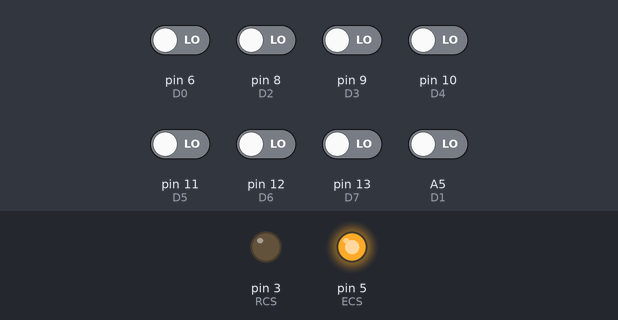
This sketch was run on a simulated Arduino Uno, built with avr-gcc and run on an emulated ATmega328P. Parts: output pins drawn as LEDs (lit = HIGH). Inputs (shaded band) come from the test bench; at power-on: A5 (D1), pin 6 (D0), pin 8 (D2), pin 9 (D3), pin 10 (D4), pin 11 (D5), pin 12 (D6), pin 13 (D7) LOW. Pins used as bus, display or sensor lines are not drawn; what the sketch prints to the serial monitor is not drawn.

Above: at 0.1 s.
At 1.3 s:
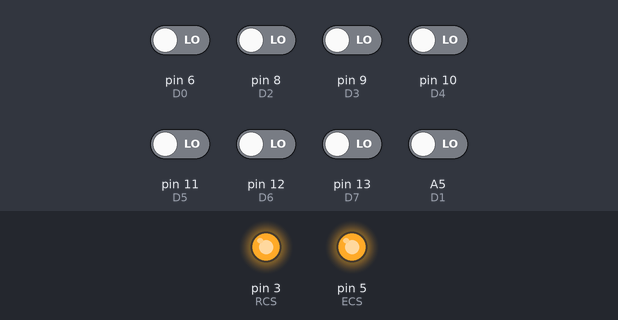
Timing chart, 0 to 2.8 s (numbered marks = the images above):
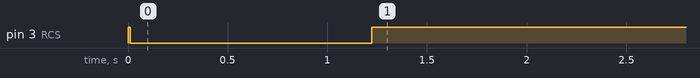

The sketch:

3ds.ino
```cpp
#include "stdio.h"
using namespace std;
#include "string.h"

const int CLK = 2;
const int RCS = 3;
const int RST = 4;
const int ECS = 5;
const int D0 = 6;
const int D1 = A5;
const int D2 = 8;
const int D3 = 9;
const int D4 = 10;  // HOLD
const int D5 = 11;  // WP
const int D6 = 12;  // SO
const int D7 = 13;  // SI
const byte resetcomm[] = {0x9F, 0x00, 0x00, 0x00, 0x00, 0x00, 0x00, 0x00};
const byte identcomm[] = {0x71, 0xC9, 0x3F, 0xE9, 0xBB, 0x0A, 0x3B, 0x18};
const byte idonecomm[] = {0x90, 0x00, 0x00, 0x00, 0x00, 0x00, 0x00, 0x00};
const byte idtwocomm[] = {0xA0, 0x00, 0x00, 0x00, 0x00, 0x00, 0x00, 0x00};
const byte switccomm[] = {0x3E, 0x00, 0x00, 0x00, 0x00, 0x00, 0x00, 0x00};
const byte headrcomm[] = {0x82, 0x00, 0x00, 0x00, 0x00, 0x00, 0x00, 0x00, 0x00, 0x00, 0x00, 0x00, 0x00, 0x00, 0x00, 0x00};

void setup() {
  pinMode(CLK, OUTPUT);
  pinMode(RCS, OUTPUT);
  digitalWrite(RCS, HIGH);
  pinMode(RST, OUTPUT);
  digitalWrite(RST, LOW);
  pinMode(ECS, OUTPUT);
  Serial.begin(250000);


  digitalWrite(CLK, LOW);
  digitalWrite(ECS, HIGH);
  // setByte(0xFF);
  digitalWrite(RST, LOW);
  delay(10);
  digitalWrite(RST, HIGH);

   Serial.println("Reset: ");
  writeCycle8(resetcomm, 0x2000);
  writeCycle8(identcomm, 0x0000);
    Serial.println("\nID1: ");
  writeCycle8(idonecomm, 0x0004);
    Serial.println("\nID1: ");
  writeCycle8(idonecomm, 0x0004);
    Serial.println("\nID2: ");
  writeCycle8(idtwocomm, 0x0004);
  writeCycle8(switccomm, 0x0000);
    Serial.println("\nHeader: ");
  writeCycle16(headrcomm, 0x0200);

  const byte encrekeycomm[] = {0x32, 0xC8, 0x5E, 0x27, 0xDD, 0x9B, 0x2A, 0xF1, 0x18, 0x41, 0x6F, 0x53, 0xED, 0x2C, 0xE1, 0x56};
  const byte encid1comm[] = {0xF8, 0x1C, 0x18, 0x84, 0x1A, 0x3A, 0x75, 0xB2, 0x08, 0x8C, 0x5F, 0xEA, 0xBD, 0xA4, 0x83, 0x0E};

  writeCycle16(encrekeycomm, 0x0000);

    Serial.println("\nID1 Enc: ");
    setByte(0);
    byte buf[512];
    printBytes(buf, 100);

}

void writeCycle8(byte value[8], int length){
  setOut();
  digitalWrite(RCS, LOW);  // 04 06 07 0F 1F
  sendByte(value[0]);
  sendByte(value[1]);
  sendByte(value[2]);
  sendByte(value[3]);
  sendByte(value[4]);
  sendByte(value[5]);
  sendByte(value[6]);
  sendByte(value[7]);

  if(length != 0){
  setIn();
  // digitalWrite(CLK, HIGH);
    byte buf[512];
    printBytes(buf, length);
  }
  digitalWrite(RCS, HIGH);  // 04 06 07 0F 1F

}
void writeCycle16(byte value[16], int length){
  setOut();
  digitalWrite(RCS, LOW);  // 04 06 07 0F 1F
  sendByte(value[0]);
  sendByte(value[1]);
  sendByte(value[2]);
  sendByte(value[3]);
  sendByte(value[4]);
  sendByte(value[5]);
  sendByte(value[6]);
  sendByte(value[7]);
  sendByte(value[8]);
  sendByte(value[9]);
  sendByte(value[10]);
  sendByte(value[11]);
  sendByte(value[12]);
  sendByte(value[13]);
  sendByte(value[14]);
  sendByte(value[15]);

  if(length != 0){
  setIn();
    byte buf[512];
    printBytes(buf, length);
  // digitalWrite(CLK, HIGH);
  }
  digitalWrite(RCS, HIGH);  // 04 06 07 0F 1F

}

void setOut() {
  pinMode(D0, OUTPUT);
  pinMode(D1, OUTPUT);
  pinMode(D2, OUTPUT);
  pinMode(D3, OUTPUT);
  pinMode(D4, OUTPUT);
  pinMode(D5, OUTPUT);
  pinMode(D6, OUTPUT);
  pinMode(D7, OUTPUT);
}

void setIn() {
  pinMode(D0, INPUT);
  pinMode(D1, INPUT);
  pinMode(D2, INPUT);
  pinMode(D3, INPUT);
  pinMode(D4, INPUT);
  pinMode(D5, INPUT);
  pinMode(D6, INPUT);
  pinMode(D7, INPUT);
}

void setInUp() {
  pinMode(D0, INPUT_PULLUP);
  pinMode(D1, INPUT_PULLUP);
  pinMode(D2, INPUT_PULLUP);
  pinMode(D3, INPUT_PULLUP);
  pinMode(D4, INPUT_PULLUP);
  pinMode(D5, INPUT_PULLUP);
  pinMode(D6, INPUT_PULLUP);
  pinMode(D7, INPUT_PULLUP);
}


void sendByte(byte inp) {
    digitalWrite(CLK, LOW);

    digitalWrite(D0, (inp >> 0) & 1);
    digitalWrite(D1, (inp >> 1) & 1);
    digitalWrite(D2, (inp >> 2) & 1);
    digitalWrite(D3, (inp >> 3) & 1);
    digitalWrite(D4, (inp >> 4) & 1);
    digitalWrite(D5, (inp >> 5) & 1);
    digitalWrite(D6, (inp >> 6) & 1);
    digitalWrite(D7, (inp >> 7) & 1);

    delayMicroseconds(10);

    digitalWrite(CLK, HIGH);
    delayMicroseconds(10);
}

void setByte(byte inp) {
  digitalWrite(D0, bitRead(inp, 0));
  digitalWrite(D1, bitRead(inp, 1));
  digitalWrite(D2, bitRead(inp, 2));
  digitalWrite(D3, bitRead(inp, 3));
  digitalWrite(D4, bitRead(inp, 4));
  digitalWrite(D5, bitRead(inp, 5));
  digitalWrite(D6, bitRead(inp, 6));
  digitalWrite(D7, bitRead(inp, 7));
}

void readBytes(byte *buffer, uint16_t length) {
    setIn();

    for (uint16_t i = 0; i < length; i++) {
        digitalWrite(CLK, LOW);
        delayMicroseconds(10);

        byte val = 0;

        val |= digitalRead(D0) << 0;
        val |= digitalRead(D1) << 1;
        val |= digitalRead(D2) << 2;
        val |= digitalRead(D3) << 3;
        val |= digitalRead(D4) << 4;
        val |= digitalRead(D5) << 5;
        val |= digitalRead(D6) << 6;
        val |= digitalRead(D7) << 7;

        buffer[i] = val;

        digitalWrite(CLK, HIGH);
        delayMicroseconds(10);
    }
}

void printBytes(byte *buffer, int length){
  byte response[512];

  readBytes(response, 512);

  for (int i = 0; i < length; i++) {
      p(response[i]);
      Serial.print(" ");
  }
}

void loop() {

}


void p(byte X) {

   if (X < 16) {Serial.print("0");}

   Serial.print(X, HEX);

}
```
